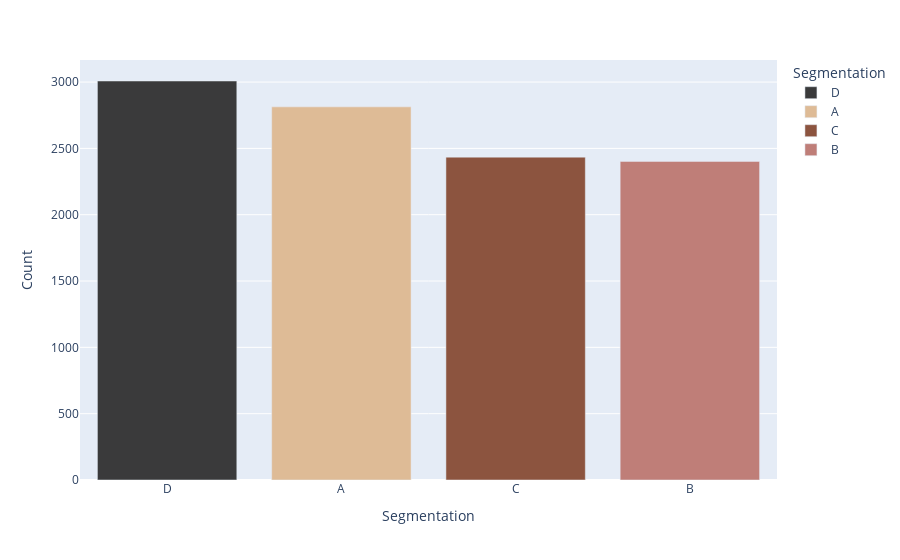

Notebook source saved alongside this figure:
### Code cell
count_df = df["Segmentation"].value_counts().reset_index()
count_df.columns = ["Segmentation", "Count"]

# Plotting the bar plot
fig = px.bar(
    count_df,
    x="Segmentation",
    y="Count",
    color="Segmentation",  
    color_discrete_map={"A": '#DEBB96', "B": '#BF7E78',"C":'#8C543F',"D":'#3A3A3B'}
)
fig.show()

### Figure 1 — Plotly figure (JSON) as saved in the notebook; plotly's stock layout.template omitted (floating-point values rounded to 4 significant figures)
{"data": [{"alignmentgroup": "True", "hovertemplate": "Segmentation=%{x}<br>Count=%{y}<extra></extra>", "legendgroup": "D", "marker": {"color": "#3A3A3B", "pattern": {"shape": ""}}, "name": "D", "offsetgroup": "D", "orientation": "v", "showlegend": true, "textposition": "auto", "type": "bar", "x": ["D"], "xaxis": "x", "y": [3008], "yaxis": "y"}, {"alignmentgroup": "True", "hovertemplate": "Segmentation=%{x}<br>Count=%{y}<extra></extra>", "legendgroup": "A", "marker": {"color": "#DEBB96", "pattern": {"shape": ""}}, "name": "A", "offsetgroup": "A", "orientation": "v", "showlegend": true, "textposition": "auto", "type": "bar", "x": ["A"], "xaxis": "x", "y": [2813], "yaxis": "y"}, {"alignmentgroup": "True", "hovertemplate": "Segmentation=%{x}<br>Count=%{y}<extra></extra>", "legendgroup": "C", "marker": {"color": "#8C543F", "pattern": {"shape": ""}}, "name": "C", "offsetgroup": "C", "orientation": "v", "showlegend": true, "textposition": "auto", "type": "bar", "x": ["C"], "xaxis": "x", "y": [2434], "yaxis": "y"}, {"alignmentgroup": "True", "hovertemplate": "Segmentation=%{x}<br>Count=%{y}<extra></extra>", "legendgroup": "B", "marker": {"color": "#BF7E78", "pattern": {"shape": ""}}, "name": "B", "offsetgroup": "B", "orientation": "v", "showlegend": true, "textposition": "auto", "type": "bar", "x": ["B"], "xaxis": "x", "y": [2402], "yaxis": "y"}], "layout": {"barmode": "relative", "legend": {"title": {"text": "Segmentation"}, "tracegroupgap": 0}, "margin": {"t": 60}, "xaxis": {"anchor": "y", "categoryarray": ["D", "A", "C", "B"], "categoryorder": "array", "domain": [0, 1], "title": {"text": "Segmentation"}}, "yaxis": {"anchor": "x", "domain": [0, 1], "title": {"text": "Count"}}}}
